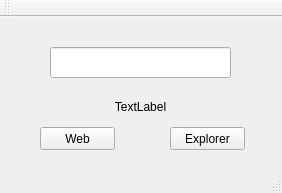
<?xml version="1.0" encoding="UTF-8"?>
<ui version="4.0">
 <class>MainWindow</class>
 <widget class="QMainWindow" name="MainWindow">
  <property name="geometry">
   <rect>
    <x>0</x>
    <y>0</y>
    <width>282</width>
    <height>193</height>
   </rect>
  </property>
  <property name="minimumSize">
   <size>
    <width>282</width>
    <height>193</height>
   </size>
  </property>
  <property name="maximumSize">
   <size>
    <width>282</width>
    <height>193</height>
   </size>
  </property>
  <property name="windowTitle">
   <string>Bugzilla Folder Jumper</string>
  </property>
  <widget class="QWidget" name="centralWidget">
   <widget class="QPushButton" name="pushButton">
    <property name="geometry">
     <rect>
      <x>40</x>
      <y>110</y>
      <width>75</width>
      <height>23</height>
     </rect>
    </property>
    <property name="text">
     <string>Web</string>
    </property>
   </widget>
   <widget class="QPushButton" name="pushButton_2">
    <property name="geometry">
     <rect>
      <x>170</x>
      <y>110</y>
      <width>75</width>
      <height>23</height>
     </rect>
    </property>
    <property name="text">
     <string>Explorer</string>
    </property>
   </widget>
   <widget class="QLabel" name="label">
    <property name="geometry">
     <rect>
      <x>80</x>
      <y>80</y>
      <width>121</width>
      <height>20</height>
     </rect>
    </property>
    <property name="text">
     <string>TextLabel</string>
    </property>
    <property name="alignment">
     <set>Qt::AlignCenter</set>
    </property>
   </widget>
   <widget class="QLineEdit" name="lineEdit">
    <property name="geometry">
     <rect>
      <x>50</x>
      <y>30</y>
      <width>181</width>
      <height>31</height>
     </rect>
    </property>
   </widget>
  </widget>
  <widget class="QMenuBar" name="menuBar">
   <property name="geometry">
    <rect>
     <x>0</x>
     <y>0</y>
     <width>282</width>
     <height>21</height>
    </rect>
   </property>
  </widget>
  <widget class="QToolBar" name="mainToolBar">
   <attribute name="toolBarArea">
    <enum>TopToolBarArea</enum>
   </attribute>
   <attribute name="toolBarBreak">
    <bool>false</bool>
   </attribute>
  </widget>
  <widget class="QStatusBar" name="statusBar"/>
 </widget>
 <layoutdefault spacing="6" margin="11"/>
 <resources/>
 <connections/>
</ui>
